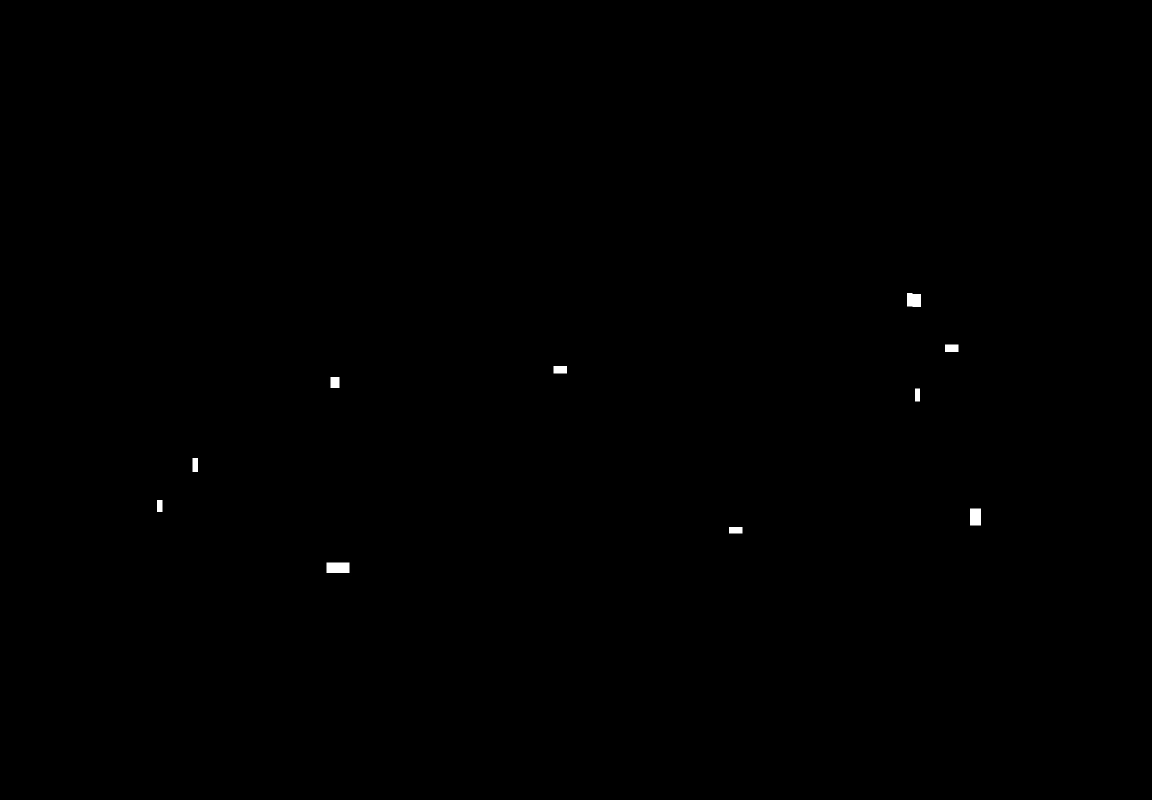
#> input picture map-cleaner/data/masks/mask_60 plots kamulu.jpg.jpeg, 2304 x 1600 px (shown at 1/2 size); its folder holds only this picture in this run
$ python main.py --image 'data/masks/mask_60 plots kamulu.jpg.jpeg'   (older library calls are emulated)
#> lines starting #> are read from the running program, lines starting #| are printed output that depends on the picture
### map-cleaner/src/preprocess.py
import cv2
import numpy as np

def clean_background(image_path):
    """
    Advanced background cleaning for survey maps.
    Uses background division to remove shadows and normalize lighting.
    """
#> called with image_path = 'data/masks/mask_60 plots kamulu.jpg.jpeg'
    img = cv2.imread(image_path)
#> img is the input picture: shape (1600, 2304, 3); min 0, max 255, mean 0.3
    if img is None:
        raise ValueError(f"Could not read image at {image_path}")

    # Convert to grayscale
    gray = cv2.cvtColor(img, cv2.COLOR_BGR2GRAY)

    # Isolate background by heavy blurring
    # This captures the "shading" of the paper
    dilated = cv2.dilate(gray, np.ones((7,7), np.uint8))
    bg_img = cv2.medianBlur(dilated, 21)

    # Divide the original image by the background to "flatten" it
    # Result is essentially (pixel / background) * 255
    diff = cv2.absdiff(gray, bg_img)
    diff = 255 - diff
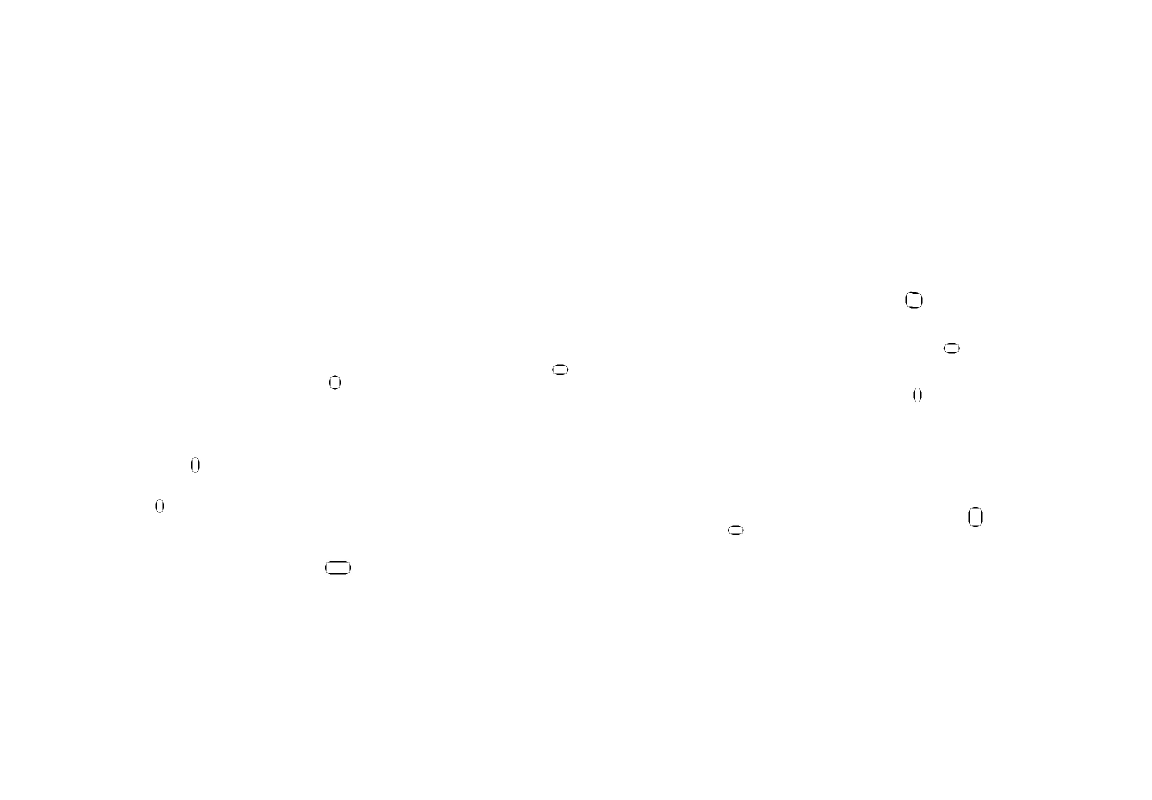
#> diff: shape (1600, 2304) (shown at 1/2 size); min 0, max 255, mean 254.9

    # Increase contrast
    norm_img = cv2.normalize(diff, None, alpha=0, beta=255, norm_type=cv2.NORM_MINMAX, dtype=cv2.CV_8U)

    # Final sharpening and thresholding to make it "pure" black and white if needed
    # (Leaving it as grayscale for better inpainting results)
    return norm_img

# [59 lines left out: functions enhance_text, remove_noise, not called in this run]

### map-cleaner/src/handwriting_ai.py
import requests
import os
import cv2
import numpy as np
from dotenv import load_dotenv

load_dotenv()

def get_handwriting_mask(image_path, model_id=None):
    """
    Orchestrates handwriting detection based on DETECTION_MODE.
    """
    mode = os.getenv('DETECTION_MODE', 'nanonets').lower()

    if mode == 'local':
        print("Using Local CV-based detection...")
        return get_handwriting_mask_local(image_path)
    else:
        print("Using NanoNets API detection...")
        return get_handwriting_mask_nanonets(image_path, model_id)

# [40 lines left out: function get_handwriting_mask_local, not called in this run]

def get_handwriting_mask_nanonets(image_path, model_id=None):
    """
    Sends the image to NanoNets to get bounding boxes of handwriting.
    """
    api_key = os.getenv('NANONETS_API_KEY')
    model_id = model_id or os.getenv('MODEL_ID')

    if not api_key:
        raise ValueError("NANONETS_API_KEY not found in environment. Please add it to .env or switch DETECTION_MODE=local")
    if not model_id:
        raise ValueError("MODEL_ID not found in environment")

    url = f'https://app.nanonets.com/api/v2/OCR/Model/{model_id}/LabelFile/'

    with open(image_path, 'rb') as f:
        response = requests.post(url, auth=(api_key, ''), files={'file': f})

    if response.status_code != 200:
        raise Exception(f"NanoNets API Error: {response.text}")

    data = response.json()

    img = cv2.imread(image_path)
    height, width = img.shape[:2]
    mask = np.zeros((height, width), dtype=np.uint8)

    for result in data.get('result', []):
        for prediction in result.get('prediction', []):
            if prediction.get('label') == 'handwritten':
                xmin = int(prediction.get('xmin'))
                ymin = int(prediction.get('ymin'))
                xmax = int(prediction.get('xmax'))
                ymax = int(prediction.get('ymax'))
                cv2.rectangle(mask, (xmin, ymin), (xmax, ymax), 255, -1)

    return mask

### map-cleaner/src/utils.py
import cv2
import os

def save_image(img, output_path):
    """
    Saves an image to the specified path, creating directories if necessary.
    """
    os.makedirs(os.path.dirname(output_path), exist_ok=True)
    cv2.imwrite(output_path, img)

# [7 lines left out: function list_raw_images, not called in this run]

### map-cleaner/main.py
import os
import argparse
from src.preprocess import clean_background
from src.handwriting_ai import get_handwriting_mask
from src.inpainter import remove_and_restore
from src.utils import save_image, list_raw_images

def process_pipeline(image_path):
    print(f"Processing: {image_path}")

    # 1. Image Normalization
    print("Step 1: Cleaning background...")
    norm_img = clean_background(image_path)

    # Save intermediate normalized image for debugging
    filename = os.path.basename(image_path)
    temp_norm_path = os.path.join('data', 'processed', f"norm_{filename}")
    save_image(norm_img, temp_norm_path)

    # 2. Handwriting Identification
    print("Step 2: Detecting handwriting via NanoNets...")
    try:
        mask = get_handwriting_mask(image_path)
        mask_path = os.path.join('data', 'masks', f"mask_{filename}")
        save_image(mask, mask_path)
    except Exception as e:
        print(f"Skipping Smart Removal: {e}")
        return

    # 3. Smart Removal & Inpainting
    print("Step 3: Inpainting and restoring...")
    final_img = remove_and_restore(norm_img, mask)

    # 4. Save Final Output
    output_path = os.path.join('data', 'processed', f"cleaned_{filename}")
    save_image(final_img, output_path)
    print(f"Done! Saved to: {output_path}")

if __name__ == "__main__":
    parser = argparse.ArgumentParser(description="Map Cleaner Pipeline")
    parser.add_argument("--image", help="Path to a single image to process")
    parser.add_argument("--batch", action="store_true", help="Process all images in data/raw")

    args = parser.parse_args()

    if args.image:
        process_pipeline(args.image)
    elif args.batch:
        raw_images = list_raw_images()
        if not raw_images:
            print("No images found in data/raw")
        for img_path in raw_images:
            process_pipeline(img_path)
    else:
        parser.print_help()
